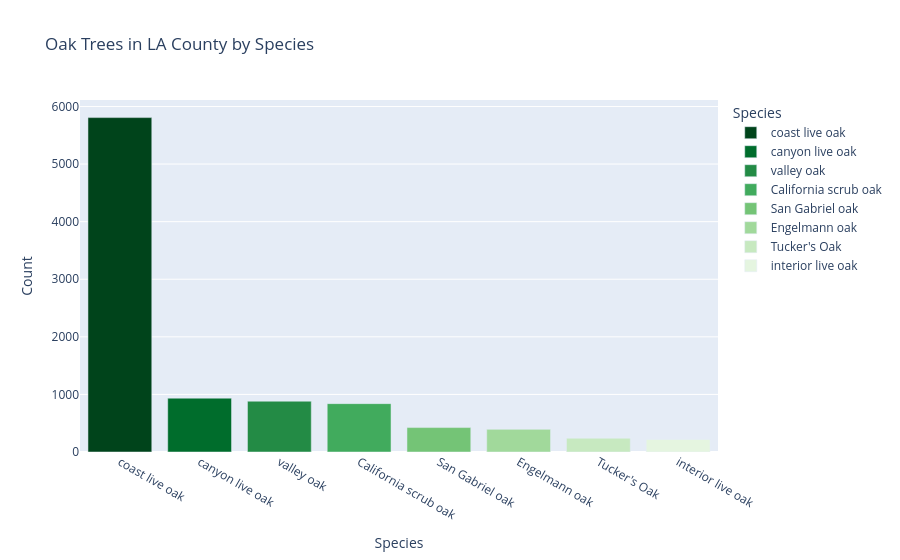

The notebook cell saved with this chart:
### Code cell
# plot the top 8 observed species
fig = px.bar(oak_by_species.head(8),
       x='common_name',
       y='count',
       title='Oak Trees in LA County by Species',
       color='common_name',
       color_discrete_sequence=px.colors.sequential.Greens_r,
       labels={'common_name': 'Species', 'count': 'Count'})

fig.show()

### Figure 1 — Plotly figure (JSON) as saved in the notebook; plotly's stock layout.template omitted (floating-point values rounded to 4 significant figures)
{"data": [{"alignmentgroup": "True", "hovertemplate": "Species=%{x}<br>Count=%{y}<extra></extra>", "legendgroup": "coast live oak", "marker": {"color": "rgb(0,68,27)", "pattern": {"shape": ""}}, "name": "coast live oak", "offsetgroup": "coast live oak", "orientation": "v", "showlegend": true, "textposition": "auto", "type": "bar", "x": ["coast live oak"], "xaxis": "x", "y": [5807], "yaxis": "y"}, {"alignmentgroup": "True", "hovertemplate": "Species=%{x}<br>Count=%{y}<extra></extra>", "legendgroup": "canyon live oak", "marker": {"color": "rgb(0,109,44)", "pattern": {"shape": ""}}, "name": "canyon live oak", "offsetgroup": "canyon live oak", "orientation": "v", "showlegend": true, "textposition": "auto", "type": "bar", "x": ["canyon live oak"], "xaxis": "x", "y": [935], "yaxis": "y"}, {"alignmentgroup": "True", "hovertemplate": "Species=%{x}<br>Count=%{y}<extra></extra>", "legendgroup": "valley oak", "marker": {"color": "rgb(35,139,69)", "pattern": {"shape": ""}}, "name": "valley oak", "offsetgroup": "valley oak", "orientation": "v", "showlegend": true, "textposition": "auto", "type": "bar", "x": ["valley oak"], "xaxis": "x", "y": [882], "yaxis": "y"}, {"alignmentgroup": "True", "hovertemplate": "Species=%{x}<br>Count=%{y}<extra></extra>", "legendgroup": "California scrub oak", "marker": {"color": "rgb(65,171,93)", "pattern": {"shape": ""}}, "name": "California scrub oak", "offsetgroup": "California scrub oak", "orientation": "v", "showlegend": true, "textposition": "auto", "type": "bar", "x": ["California scrub oak"], "xaxis": "x", "y": [840], "yaxis": "y"}, {"alignmentgroup": "True", "hovertemplate": "Species=%{x}<br>Count=%{y}<extra></extra>", "legendgroup": "San Gabriel oak", "marker": {"color": "rgb(116,196,118)", "pattern": {"shape": ""}}, "name": "San Gabriel oak", "offsetgroup": "San Gabriel oak", "orientation": "v", "showlegend": true, "textposition": "auto", "type": "bar", "x": ["San Gabriel oak"], "xaxis": "x", "y": [424], "yaxis": "y"}, {"alignmentgroup": "True", "hovertemplate": "Species=%{x}<br>Count=%{y}<extra></extra>", "legendgroup": "Engelmann oak", "marker": {"color": "rgb(161,217,155)", "pattern": {"shape": ""}}, "name": "Engelmann oak", "offsetgroup": "Engelmann oak", "orientation": "v", "showlegend": true, "textposition": "auto", "type": "bar", "x": ["Engelmann oak"], "xaxis": "x", "y": [393], "yaxis": "y"}, {"alignmentgroup": "True", "hovertemplate": "Species=%{x}<br>Count=%{y}<extra></extra>", "legendgroup": "Tucker's Oak", "marker": {"color": "rgb(199,233,192)", "pattern": {"shape": ""}}, "name": "Tucker's Oak", "offsetgroup": "Tucker's Oak", "orientation": "v", "showlegend": true, "textposition": "auto", "type": "bar", "x": ["Tucker's Oak"], "xaxis": "x", "y": [239], "yaxis": "y"}, {"alignmentgroup": "True", "hovertemplate": "Species=%{x}<br>Count=%{y}<extra></extra>", "legendgroup": "interior live oak", "marker": {"color": "rgb(229,245,224)", "pattern": {"shape": ""}}, "name": "interior live oak", "offsetgroup": "interior live oak", "orientation": "v", "showlegend": true, "textposition": "auto", "type": "bar", "x": ["interior live oak"], "xaxis": "x", "y": [217], "yaxis": "y"}], "layout": {"autosize": true, "barmode": "relative", "legend": {"title": {"text": "Species"}, "tracegroupgap": 0}, "title": {"text": "Oak Trees in LA County by Species"}, "xaxis": {"anchor": "y", "autorange": true, "categoryarray": ["coast live oak", "canyon live oak", "valley oak", "California scrub oak", "San Gabriel oak", "Engelmann oak", "Tucker's Oak", "interior live oak"], "categoryorder": "array", "domain": [0, 1], "range": [-0.5, 7.5], "title": {"text": "Species"}, "type": "category"}, "yaxis": {"anchor": "x", "autorange": true, "domain": [0, 1], "range": [0, 6113.0], "title": {"text": "Count"}, "type": "linear"}}}
